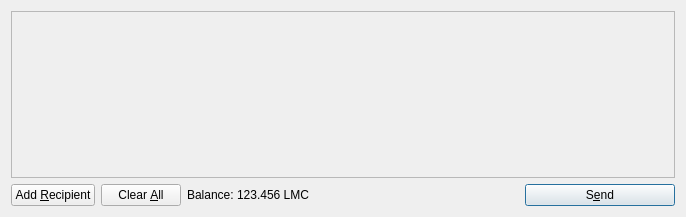
<?xml version="1.0" encoding="UTF-8"?>
<ui version="4.0">
 <class>SendCoinsDialog</class>
 <widget class="QDialog" name="SendCoinsDialog">
  <property name="geometry">
   <rect>
    <x>0</x>
    <y>0</y>
    <width>686</width>
    <height>217</height>
   </rect>
  </property>
  <property name="windowTitle">
   <string>Send Coins</string>
  </property>
  <layout class="QVBoxLayout" name="verticalLayout">
   <item>
    <widget class="QScrollArea" name="scrollArea">
     <property name="widgetResizable">
      <bool>true</bool>
     </property>
     <widget class="QWidget" name="scrollAreaWidgetContents">
      <property name="geometry">
       <rect>
        <x>0</x>
        <y>0</y>
        <width>666</width>
        <height>165</height>
       </rect>
      </property>
      <layout class="QVBoxLayout" name="verticalLayout_2">
       <property name="margin">
        <number>0</number>
       </property>
       <item>
        <layout class="QVBoxLayout" name="entries">
         <property name="spacing">
          <number>6</number>
         </property>
        </layout>
       </item>
       <item>
        <spacer name="verticalSpacer">
         <property name="orientation">
          <enum>Qt::Vertical</enum>
         </property>
         <property name="sizeHint" stdset="0">
          <size>
           <width>20</width>
           <height>40</height>
          </size>
         </property>
        </spacer>
       </item>
      </layout>
     </widget>
    </widget>
   </item>
   <item>
    <layout class="QHBoxLayout" name="horizontalLayout">
     <item>
      <widget class="QPushButton" name="addButton">
       <property name="toolTip">
        <string>Send to multiple recipients at once</string>
       </property>
       <property name="text">
        <string>Add &amp;Recipient</string>
       </property>
       <property name="icon">
        <iconset resource="../bitcoin.qrc">
         <normaloff>:/icons/add</normaloff>:/icons/add</iconset>
       </property>
       <property name="autoDefault">
        <bool>false</bool>
       </property>
      </widget>
     </item>
     <item>
      <widget class="QPushButton" name="clearButton">
       <property name="sizePolicy">
        <sizepolicy hsizetype="Minimum" vsizetype="Fixed">
         <horstretch>0</horstretch>
         <verstretch>0</verstretch>
        </sizepolicy>
       </property>
       <property name="toolTip">
        <string>Remove all transaction fields</string>
       </property>
       <property name="text">
        <string>Clear &amp;All</string>
       </property>
       <property name="icon">
        <iconset resource="../bitcoin.qrc">
         <normaloff>:/icons/remove</normaloff>:/icons/remove</iconset>
       </property>
       <property name="autoRepeatDelay">
        <number>300</number>
       </property>
       <property name="autoDefault">
        <bool>false</bool>
       </property>
      </widget>
     </item>
     <item>
      <layout class="QHBoxLayout" name="horizontalLayout_2">
       <property name="spacing">
        <number>3</number>
       </property>
       <item>
        <widget class="QLabel" name="label">
         <property name="text">
          <string>Balance:</string>
         </property>
        </widget>
       </item>
       <item>
        <widget class="QLabel" name="labelBalance">
         <property name="cursor">
          <cursorShape>IBeamCursor</cursorShape>
         </property>
         <property name="text">
          <string>123.456 LMC</string>
         </property>
         <property name="textInteractionFlags">
          <set>Qt::LinksAccessibleByMouse|Qt::TextSelectableByKeyboard|Qt::TextSelectableByMouse</set>
         </property>
        </widget>
       </item>
      </layout>
     </item>
     <item>
      <spacer name="horizontalSpacer">
       <property name="orientation">
        <enum>Qt::Horizontal</enum>
       </property>
       <property name="sizeHint" stdset="0">
        <size>
         <width>40</width>
         <height>20</height>
        </size>
       </property>
      </spacer>
     </item>
     <item>
      <widget class="QPushButton" name="sendButton">
       <property name="minimumSize">
        <size>
         <width>150</width>
         <height>0</height>
        </size>
       </property>
       <property name="toolTip">
        <string>Confirm the send action</string>
       </property>
       <property name="text">
        <string>S&amp;end</string>
       </property>
       <property name="icon">
        <iconset resource="../bitcoin.qrc">
         <normaloff>:/icons/send</normaloff>:/icons/send</iconset>
       </property>
       <property name="default">
        <bool>true</bool>
       </property>
      </widget>
     </item>
    </layout>
   </item>
  </layout>
 </widget>
 <resources>
  <include location="../bitcoin.qrc"/>
 </resources>
 <connections/>
</ui>
